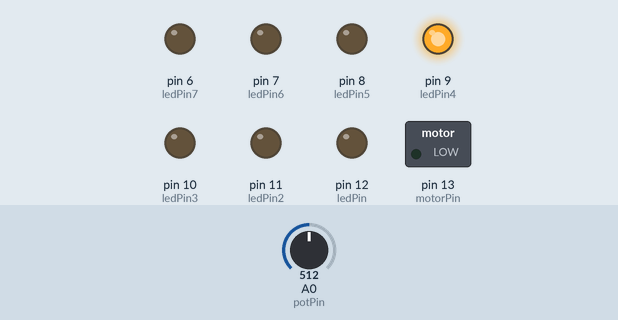
Bench run of a sketch on a simulated Arduino Uno, built with avr-gcc and run on an emulated ATmega328P. Shown: switched loads named in the sketch (green lamp = pin HIGH), output pins drawn as LEDs (lit = HIGH). Inputs (shaded band) come from the test bench; at power-on: A0 (potPin) = 512.

Above: at 1.2 s.
1.3 s: A0 (potPin) set to 529
At 2.0 s:
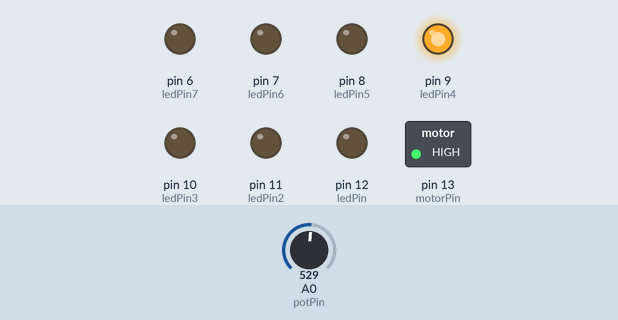
2.8 s: A0 (potPin) set to 574
4.3 s: A0 (potPin) set to 589
At 5.4 s:
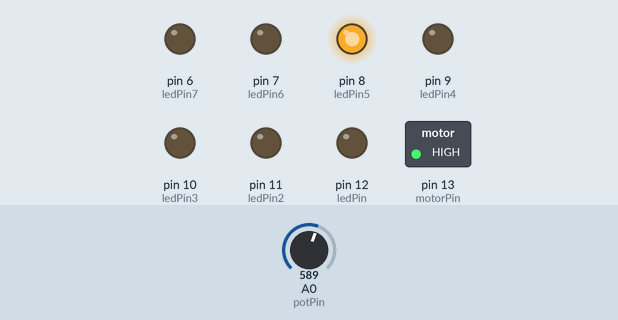
5.8 s: A0 (potPin) set to 306
At 6.6 s:
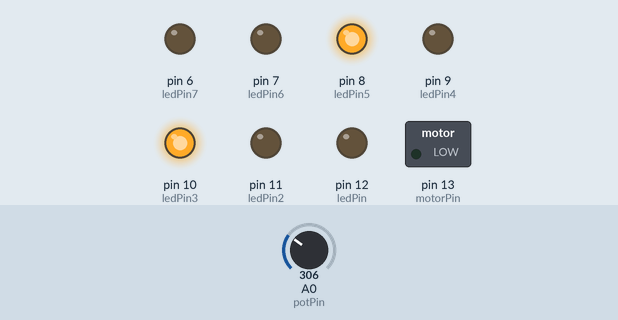
7.3 s: A0 (potPin) set to 284
At 7.8 s:
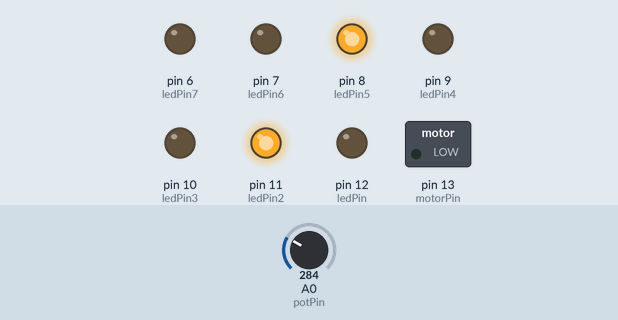
Timing chart, 0 to 9.8 s (numbered marks = the images above; inputs shaded):
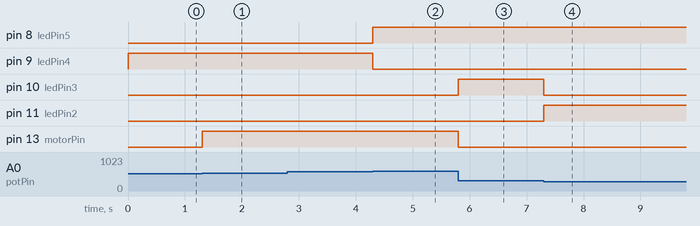

The sketch:

modul5.ino
```cpp
int potPin = A0;
int motorPin = 13;
int ledPin = 12;
int ledPin2 = 11;
int ledPin3 = 10;
int ledPin4 = 9;
int ledPin5 = 8;
int ledPin6 = 7;
int ledPin7 = 6;
int potValue = 0;
int motorValue = 0;

void setup() {
  // put your setup code here, to run once:
  pinMode(ledPin, OUTPUT);
  pinMode(ledPin2, OUTPUT);
  pinMode(ledPin3, OUTPUT);
  pinMode(ledPin4, OUTPUT);
  pinMode(ledPin5, OUTPUT);
  pinMode(ledPin6, OUTPUT);
  pinMode(ledPin7, OUTPUT);
}

void loop() {
  // put your main code here, to run repeatedly:
  potValue = analogRead(potPin);
  motorValue = map(potValue, 0, 1023, 0, 255);
  if(motorValue >= 0 && motorValue <= 36){
    digitalWrite(ledPin, HIGH);
    digitalWrite(ledPin2, LOW);
  }else if(motorValue >= 36 && motorValue <= 72){
    digitalWrite(ledPin, LOW);
    digitalWrite(ledPin2, HIGH);
    digitalWrite(ledPin3, LOW);
  }else if(motorValue >= 72 && motorValue <= 108){
    digitalWrite(ledPin2, LOW);
    digitalWrite(ledPin3, HIGH);
    digitalWrite(ledPin4, LOW);
  }else if(motorValue >= 108 && motorValue <= 144){
    digitalWrite(ledPin3, LOW);
    digitalWrite(ledPin4, HIGH);
    digitalWrite(ledPin5, LOW);
  }else if(motorValue >= 144 && motorValue <= 180){
    digitalWrite(ledPin4, LOW);
    digitalWrite(ledPin5, HIGH);
    digitalWrite(ledPin6, LOW);
  }else if(motorValue >= 180 && motorValue <= 216){
    digitalWrite(ledPin5, LOW);
    digitalWrite(ledPin6, HIGH);
    digitalWrite(ledPin7, LOW);
  }else if(motorValue >= 216 && motorValue <= 255){
    digitalWrite(ledPin6, LOW);
    digitalWrite(ledPin7, HIGH);
  }
  analogWrite(motorPin, motorValue);
  delay(2);
}
```

Measured:
- the behaviour switches between 513 and 514 on A0 (potPin) (found by bisection; images 0 and 1)
- the behaviour switches between 581 and 582 on A0 (potPin) (found by bisection; images 1 and 2)
- the behaviour switches between 293 and 292 on A0 (potPin) (found by bisection; images 3 and 4)
- after the input at 1.3 s, pin 13 (motorPin): LOW → HIGH at once
- after the input at 2.8 s, every drawn part: stays the same
- after the input at 4.3 s, pin 8 (ledPin5): LOW → HIGH at once; pin 9 (ledPin4): HIGH → LOW at once
- after the input at 5.8 s, pin 10 (ledPin3): LOW → HIGH at once; pin 13 (motorPin): HIGH → LOW at once
- after the input at 7.3 s, pin 10 (ledPin3): HIGH → LOW at once; pin 11 (ledPin2): LOW → HIGH at once
